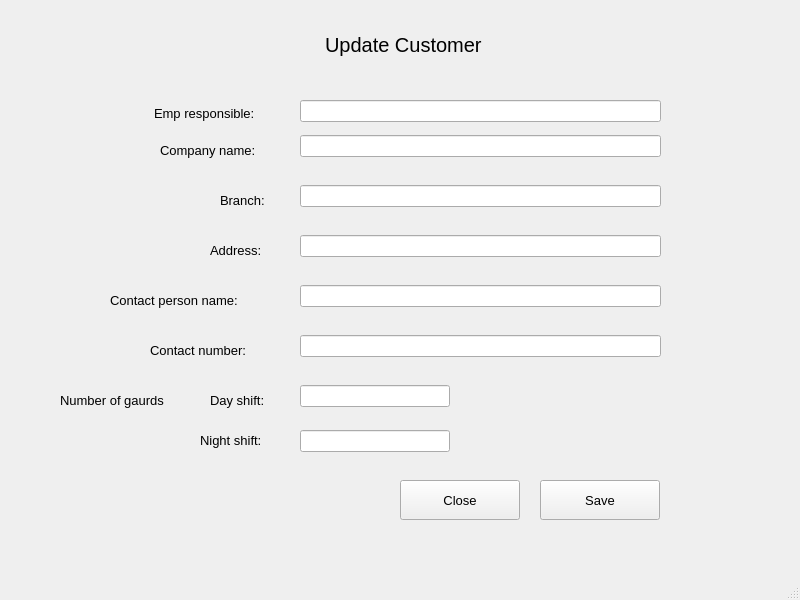
<?xml version="1.0" encoding="UTF-8"?>
<ui version="4.0">
 <class>MainWindow</class>
 <widget class="QMainWindow" name="MainWindow">
  <property name="geometry">
   <rect>
    <x>0</x>
    <y>0</y>
    <width>800</width>
    <height>600</height>
   </rect>
  </property>
  <property name="windowTitle">
   <string>MainWindow</string>
  </property>
  <widget class="QWidget" name="centralwidget">
   <widget class="QLabel" name="label">
    <property name="geometry">
     <rect>
      <x>160</x>
      <y>140</y>
      <width>141</width>
      <height>21</height>
     </rect>
    </property>
    <property name="font">
     <font>
      <pointsize>10</pointsize>
     </font>
    </property>
    <property name="text">
     <string>Company name: </string>
    </property>
   </widget>
   <widget class="QLabel" name="label_2">
    <property name="geometry">
     <rect>
      <x>325</x>
      <y>10</y>
      <width>190</width>
      <height>70</height>
     </rect>
    </property>
    <property name="font">
     <font>
      <pointsize>15</pointsize>
     </font>
    </property>
    <property name="text">
     <string>Update Customer</string>
    </property>
   </widget>
   <widget class="QLabel" name="label_3">
    <property name="geometry">
     <rect>
      <x>210</x>
      <y>240</y>
      <width>81</width>
      <height>21</height>
     </rect>
    </property>
    <property name="font">
     <font>
      <pointsize>10</pointsize>
     </font>
    </property>
    <property name="text">
     <string>Address: </string>
    </property>
   </widget>
   <widget class="QLabel" name="label_4">
    <property name="geometry">
     <rect>
      <x>220</x>
      <y>190</y>
      <width>71</width>
      <height>21</height>
     </rect>
    </property>
    <property name="font">
     <font>
      <pointsize>10</pointsize>
     </font>
    </property>
    <property name="text">
     <string>Branch:</string>
    </property>
   </widget>
   <widget class="QLabel" name="label_5">
    <property name="geometry">
     <rect>
      <x>110</x>
      <y>290</y>
      <width>181</width>
      <height>21</height>
     </rect>
    </property>
    <property name="font">
     <font>
      <pointsize>10</pointsize>
     </font>
    </property>
    <property name="text">
     <string>Contact person name:</string>
    </property>
   </widget>
   <widget class="QLabel" name="label_6">
    <property name="geometry">
     <rect>
      <x>150</x>
      <y>340</y>
      <width>141</width>
      <height>21</height>
     </rect>
    </property>
    <property name="font">
     <font>
      <pointsize>10</pointsize>
     </font>
    </property>
    <property name="text">
     <string>Contact number:</string>
    </property>
   </widget>
   <widget class="QLabel" name="label_7">
    <property name="geometry">
     <rect>
      <x>60</x>
      <y>390</y>
      <width>141</width>
      <height>21</height>
     </rect>
    </property>
    <property name="font">
     <font>
      <pointsize>10</pointsize>
     </font>
    </property>
    <property name="text">
     <string>Number of gaurds </string>
    </property>
   </widget>
   <widget class="QLabel" name="label_8">
    <property name="geometry">
     <rect>
      <x>200</x>
      <y>430</y>
      <width>91</width>
      <height>21</height>
     </rect>
    </property>
    <property name="font">
     <font>
      <pointsize>10</pointsize>
     </font>
    </property>
    <property name="text">
     <string>Night shift: </string>
    </property>
   </widget>
   <widget class="QLabel" name="label_9">
    <property name="geometry">
     <rect>
      <x>210</x>
      <y>390</y>
      <width>81</width>
      <height>21</height>
     </rect>
    </property>
    <property name="font">
     <font>
      <pointsize>10</pointsize>
     </font>
    </property>
    <property name="text">
     <string>Day shift: </string>
    </property>
   </widget>
   <widget class="QLineEdit" name="lineEdit">
    <property name="geometry">
     <rect>
      <x>300</x>
      <y>135</y>
      <width>361</width>
      <height>22</height>
     </rect>
    </property>
   </widget>
   <widget class="QLineEdit" name="lineEdit_2">
    <property name="geometry">
     <rect>
      <x>300</x>
      <y>185</y>
      <width>361</width>
      <height>22</height>
     </rect>
    </property>
   </widget>
   <widget class="QLineEdit" name="lineEdit_3">
    <property name="geometry">
     <rect>
      <x>300</x>
      <y>235</y>
      <width>361</width>
      <height>22</height>
     </rect>
    </property>
   </widget>
   <widget class="QLineEdit" name="lineEdit_4">
    <property name="geometry">
     <rect>
      <x>300</x>
      <y>285</y>
      <width>361</width>
      <height>22</height>
     </rect>
    </property>
   </widget>
   <widget class="QLineEdit" name="lineEdit_5">
    <property name="geometry">
     <rect>
      <x>300</x>
      <y>335</y>
      <width>361</width>
      <height>22</height>
     </rect>
    </property>
   </widget>
   <widget class="QLineEdit" name="lineEdit_7">
    <property name="geometry">
     <rect>
      <x>300</x>
      <y>385</y>
      <width>150</width>
      <height>22</height>
     </rect>
    </property>
   </widget>
   <widget class="QLineEdit" name="lineEdit_8">
    <property name="geometry">
     <rect>
      <x>300</x>
      <y>430</y>
      <width>150</width>
      <height>22</height>
     </rect>
    </property>
   </widget>
   <widget class="QPushButton" name="pushButton_3">
    <property name="geometry">
     <rect>
      <x>400</x>
      <y>480</y>
      <width>120</width>
      <height>40</height>
     </rect>
    </property>
    <property name="font">
     <font>
      <pointsize>10</pointsize>
     </font>
    </property>
    <property name="text">
     <string>Close</string>
    </property>
   </widget>
   <widget class="QPushButton" name="pushButton_4">
    <property name="geometry">
     <rect>
      <x>540</x>
      <y>480</y>
      <width>120</width>
      <height>40</height>
     </rect>
    </property>
    <property name="font">
     <font>
      <pointsize>10</pointsize>
     </font>
    </property>
    <property name="text">
     <string>Save</string>
    </property>
   </widget>
   <widget class="QLabel" name="label_10">
    <property name="geometry">
     <rect>
      <x>154</x>
      <y>103</y>
      <width>141</width>
      <height>21</height>
     </rect>
    </property>
    <property name="font">
     <font>
      <pointsize>10</pointsize>
     </font>
    </property>
    <property name="text">
     <string>Emp responsible:</string>
    </property>
   </widget>
   <widget class="QLineEdit" name="lineEdit_6">
    <property name="geometry">
     <rect>
      <x>300</x>
      <y>100</y>
      <width>361</width>
      <height>22</height>
     </rect>
    </property>
   </widget>
  </widget>
  <widget class="QMenuBar" name="menubar">
   <property name="geometry">
    <rect>
     <x>0</x>
     <y>0</y>
     <width>800</width>
     <height>26</height>
    </rect>
   </property>
  </widget>
  <widget class="QStatusBar" name="statusbar"/>
 </widget>
 <resources/>
 <connections/>
</ui>
